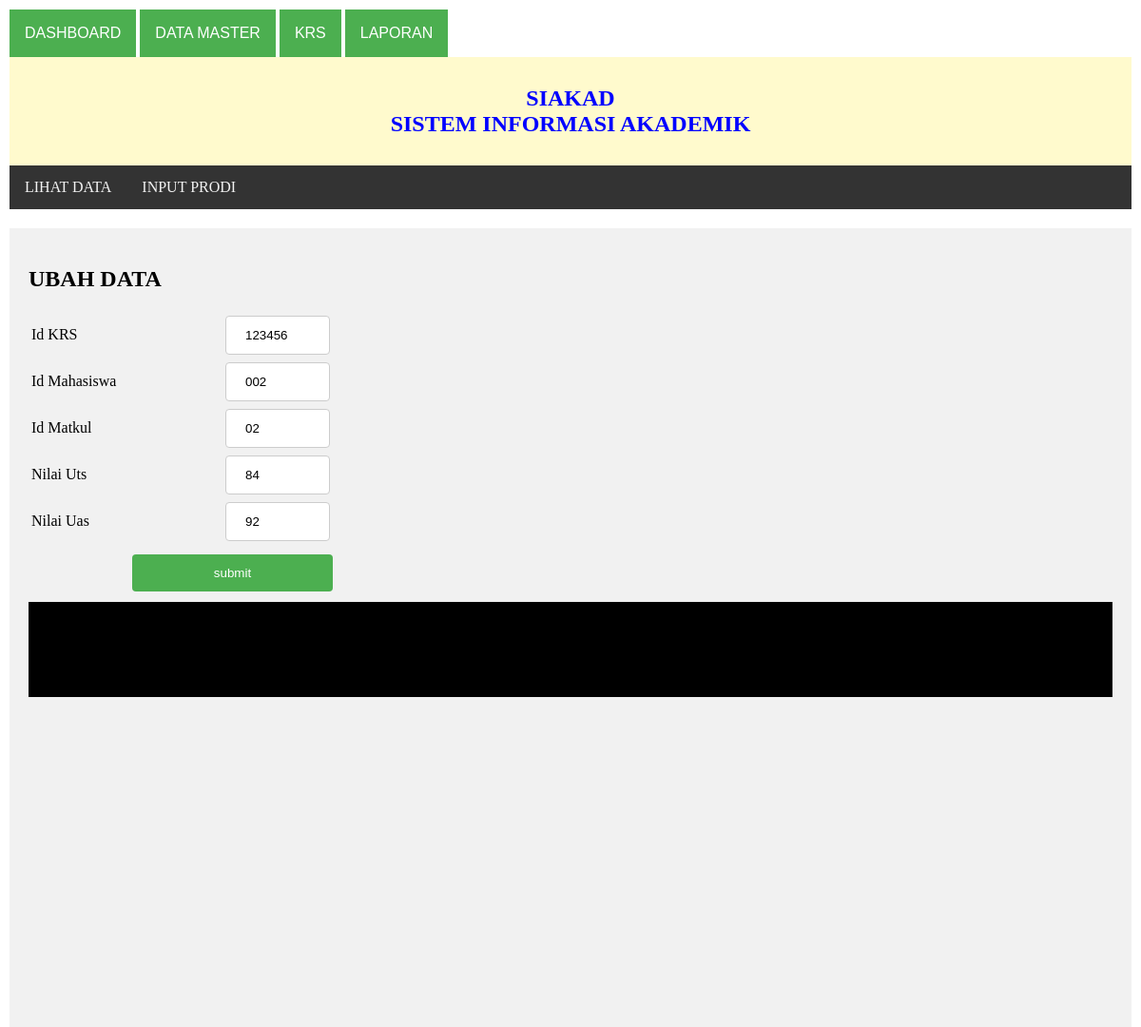
The app's page /formedit_krs.php?idkrs=123456 with its own data.
### tables this page shows
CREATE TABLE `krs` (
  `idKrs` varchar(100) NOT NULL,
  `idMhs` varchar(100) NOT NULL,
  `idMatkul` varchar(100) NOT NULL,
  `nilaiUts` decimal(20,0) NOT NULL,
  `nilaiUas` decimal(50,0) NOT NULL
);

### formedit_krs.php (the view, shortened to what this page needs)
<!DOCTYPE html>
<html>
<head>
</head>
<body>
<a href="INDEX.html"><button class="dropbtn">DASHBOARD</button></a>
    <div class="dropdown">
      <button class="dropbtn">DATA MASTER</button>
    </div>
    <button class="dropbtn">KRS</button>
    <button class="dropbtn">LAPORAN</button>
  <div class="header">
    <font face="verdana" size="5" color="blue">
      <b>SIAKAD <br>SISTEM INFORMASI AKADEMIK</b>
    </font>
  </div>
  <div class="topnav">
    <a href="tampil_prodi.php">LIHAT DATA</a>
    <a href="input_prodi.php">INPUT PRODI</a>
  </div>
  <div class="leftcolumn">
    <div class="card">
        <div>
            <h2>UBAH DATA</h2>
            <?php
    include 'koneksi.php';
    $idEdit = $_GET['idkrs'];
    $dataEdit = mysqli_query($kon, "select * from krs where idKrs= '$idEdit'");
    while($tampil = mysqli_fetch_array($dataEdit)){
?>
      <form action="editkrs.php" method="post" name="inputMhs">
        <table border="0">
        <tr><td width ="200">Id KRS </td>
        <td><input type="text" name="idKrs" value="<?php echo $tampil['idKrs']?>"readonly></td>
        </tr>
        <tr><td>Id Mahasiswa</td>
          <td><input type="text" name="idMhs" value="<?php echo $tampil['idMhs']?>"readonly></td>
          </tr>
          <tr><td>Id Matkul</td>
          <td><input type="text" name="idMatkul" value="<?php echo $tampil['idMatkul']?>"readonly></td>
          <tr><td>Nilai Uts</td>
          <td><input type="text" name="nilaiUts" value="<?php echo $tampil['nilaiUts']?>"></td>
          <tr><td>Nilai Uas</td>
          <td><input type="text" name="nilaiUas" value="<?php echo $tampil['nilaiUas']?>"></td>
          </tr>
            <?php } ?>
          <tr align="center"><td colspan="2"><input type="submit" value="submit" value="SIMPAN" name="input"></td>
          </tr>
        </table>
       </form>
  </div>
  <div class="footer">
  </div>
</body>
</html>

### formedit_krs.php (style rules this page uses)
body { margin: 10px; }
.header { background-color: lemonchiffon; padding: 30px; text-align: center; }
.topnav { overflow: hidden; background-color: #333; }
.topnav a { float: left; display: block; color: #f2f2f2; text-align: center; padding: 14px 16px; text-decoration: none; }
.leftcolumn { float: center; width: 100%; height: 800px; }
.card { background-color: #f1f1f1; padding: 20px; margin-top: 20px; height: 100%; }
input[type=text], select { width: 50%; padding: 12px 20px; margin: 2px 0; display: inline-block; border: 1px solid #ccc; border-radius: 4px; box-sizing: border-box; }
input[type=submit] { width: 50%; background-color: #4CAF50; color: white; padding: 12px 20px; margin: 8px 0; border: none; border-radius: 4px; cursor: pointer; }
.footer { background-color: rgb(0, 0, 0); padding: 50px; text-align: center; }
.dropbtn { background-color: #4CAF50; color: white; padding: 16px; font-size: 16px; border: none; cursor: pointer; }
.dropdown { position: relative; display: inline-block; }

### records on screen
krs: idKrs "123456", idMhs "002", idMatkul "02", nilaiUts "84", nilaiUas "92"
